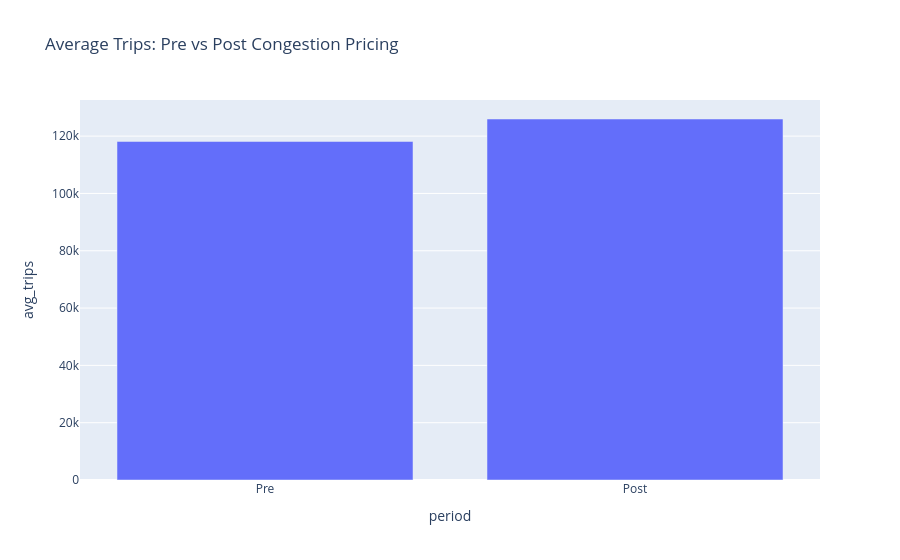

The notebook cell this image was saved under:
### Code cell
policy_summary = (
    df.groupby("post_congestion_pricing", as_index=False)["trips"]
    .mean()
    .rename(columns={"trips": "avg_trips"})
)
policy_summary["period"] = policy_summary["post_congestion_pricing"].map({0: "Pre", 1: "Post"})
display(policy_summary[["period", "avg_trips"]])

fig_policy = px.bar(policy_summary, x="period", y="avg_trips", title="Average Trips: Pre vs Post Congestion Pricing")
fig_policy.show()

# Save evaluation artifacts for dashboard/reporting
output_dir = Path("../outputs")
figures_dir = output_dir / "figures"
models_dir = output_dir / "models"
figures_dir.mkdir(parents=True, exist_ok=True)
models_dir.mkdir(parents=True, exist_ok=True)

metrics_df.to_csv(models_dir / "model_metrics.csv", index=False)
eval_df.to_csv(models_dir / "test_predictions.csv", index=False)
df.to_csv(Path("../data/processed/nyc_taxi_demand_congestion_combined_daily.csv"), index=False)
print("Saved model_metrics.csv, test_predictions.csv, and processed CSV.")

### Figure 1 — Plotly figure (JSON) as saved in the notebook; plotly's stock layout.template omitted (floating-point values rounded to 4 significant figures)
{"data": [{"hovertemplate": "period=%{x}<br>avg_trips=%{y}<extra></extra>", "legendgroup": "", "marker": {"color": "#636efa", "pattern": {"shape": ""}}, "name": "", "orientation": "v", "showlegend": false, "textposition": "auto", "type": "bar", "x": ["Pre", "Post"], "xaxis": "x", "y": [118100.0, 126000.0], "yaxis": "y"}], "layout": {"barmode": "relative", "legend": {"tracegroupgap": 0}, "title": {"text": "Average Trips: Pre vs Post Congestion Pricing"}, "xaxis": {"anchor": "y", "domain": [0, 1], "title": {"text": "period"}}, "yaxis": {"anchor": "x", "domain": [0, 1], "title": {"text": "avg_trips"}}}}
